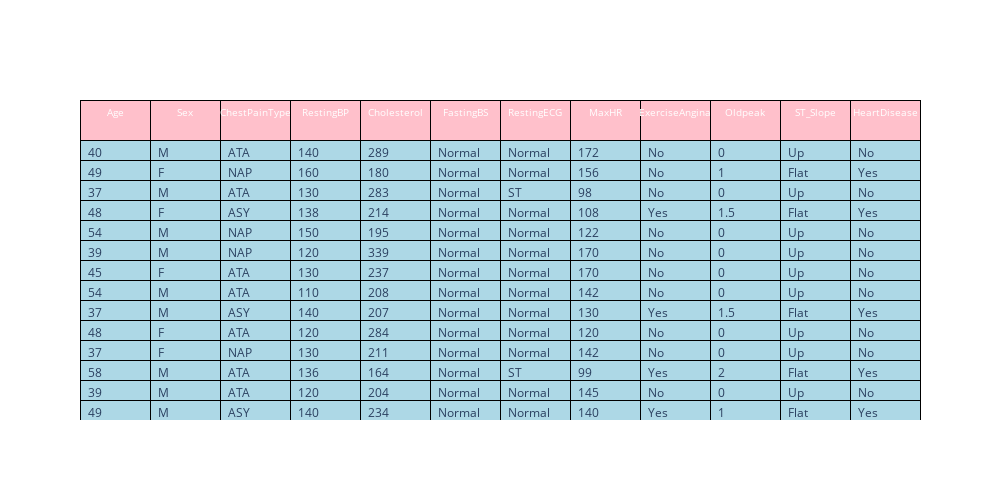

Source (notebook cell):
### Code cell
# Description of data in plotly table
fig = go.Figure(data=[go.Table(
                                 header=dict(
                                              values=list(heart_data.columns), # header values
                                              line_color='black', # line Color of header 
                                              fill_color='pink', # background color of header
                                              align='center', # align header at center
                                              height=40, # height of Header
                                              font=dict(color='white', size=10), # font size & color of header text
                                             ), cells=dict(values=[
                                                     heart_data.Age , # cclumn values
                                                     heart_data.Sex, 
                                                     heart_data.ChestPainType,
                                                     heart_data.RestingBP, 
                                                     heart_data.Cholesterol,
                                                     heart_data.FastingBS,
                                                     heart_data.RestingECG,
                                                     heart_data.MaxHR,
                                                     heart_data.ExerciseAngina,
                                                     heart_data.Oldpeak,
                                                     heart_data.ST_Slope,
                                                     heart_data.HeartDisease
                                                    ],line_color='black', # line color of the cell
                                            fill_color='lightblue', # color of the cell
                                            align='left'  # align text to left in cell
                                           )
                               )
                     ]
               )

fig.update_layout(width=1000, height=500)
#import plotly.io
#import json
#print(json.loads(plotly.io.to_json(fig))['data'][0].keys())
fig.show()

### Figure 1 — Plotly figure (JSON) as saved in the notebook; plotly's stock layout.template omitted (floating-point values rounded to 4 significant figures; data arrays with more than 128 entries replaced by an {"elided": "..."} marker saying what was removed)
{"data": [{"cells": {"align": "left", "fill": {"color": "lightblue"}, "line": {"color": "black"}, "values": {"elided": "12x918 mixed values"}}, "header": {"align": "center", "fill": {"color": "pink"}, "font": {"color": "white", "size": 10}, "height": 40, "line": {"color": "black"}, "values": ["Age", "Sex", "ChestPainType", "RestingBP", "Cholesterol", "FastingBS", "RestingECG", "MaxHR", "ExerciseAngina", "Oldpeak", "ST_Slope", "HeartDisease"]}, "type": "table"}], "layout": {"height": 500, "width": 1000}}
